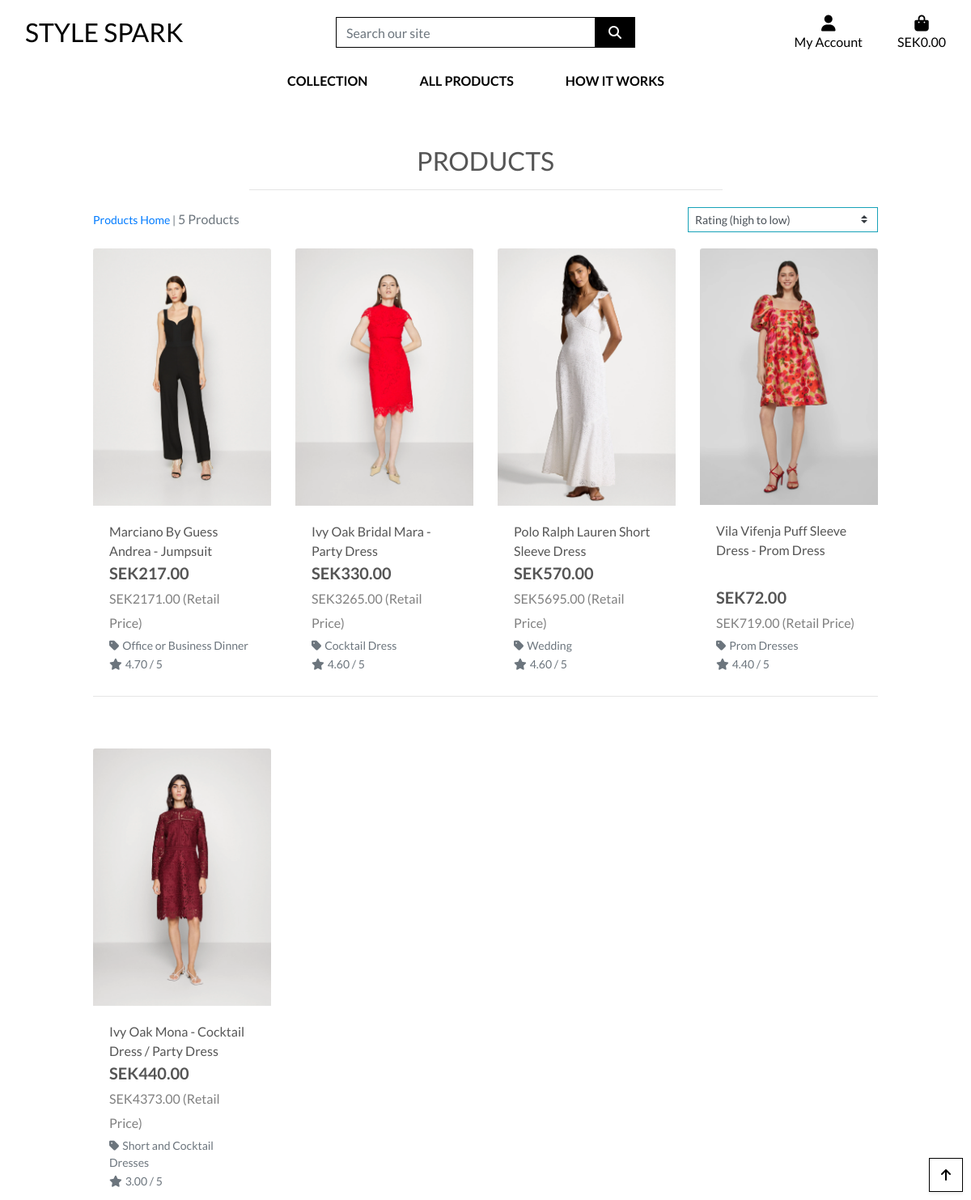
Page /products/?sort=rating&direction=desc on the committed database.
### products/models.py (models this page shows, shortened)
class Product(models.Model):
    category = models.ForeignKey('Category', null=True, blank=True, on_delete=models.SET_NULL)
    sku = models.CharField(max_length=254, null=True, blank=True)
    name = models.CharField(max_length=254)
    description = models.TextField()
    has_sizes = models.BooleanField(default=False, null=True, blank=True)
    price = models.DecimalField(max_digits=6, decimal_places=2)
    retail_price = models.DecimalField(("Retail Price"), max_digits=10, decimal_places=2, blank=True, null=True)
    rating = models.DecimalField(max_digits=6, decimal_places=2, null=True, blank=True)
    image_url = models.URLField(max_length=1024, null=True, blank=True)
    image = models.ImageField(null=True, blank=True)

class Category(models.Model):
    class Meta:
        verbose_name_plural = 'Categories'
    name = models.CharField(max_length=254)
    friendly_name = models.CharField(max_length=254, null=True, blank=True)

### products/views.py (the view, shortened to what this page needs)
# urls.py: path('', views.all_products, name='products'),
def all_products(request):
    products = Product.objects.all()
    query = None
    categories = None
    sort = request.GET.get('sort', None)
    direction = request.GET.get('direction', 'asc')
    all_categories = Category.objects.all()
    if request.GET:
        if 'sort' in request.GET:
            sortkey = request.GET['sort']
            sort = sortkey
            if sortkey == 'name':
                sortkey = 'lower_name'
                products = products.annotate(lower_name=Lower('name'))
            if sortkey == 'category':
                sortkey = 'category__name'
            if 'direction' in request.GET:
                direction = request.GET['direction']
                if direction == 'desc':
                    sortkey = f'-{sortkey}'
            products = products.order_by(sortkey)
    current_sorting = f'{sort}_{direction}' if sort and direction else None
    all_category_names = list(all_categories.values_list('name', flat=True))
    context = {
        'products': products,
        'search_term': query,
        'current_categories': categories,
        'current_sorting': current_sorting,
        'all_categories': all_category_names,
    }
    return render(request, 'products/products.html', context)

### cart/contexts.py (called while the page is built, shortened)
def cart_contents(request):
    cart_items = []
    total = 0
    product_count = 0
    cart = request.session.get('cart', {})  # Initialize cart as empty dictionary if not found
    if not isinstance(cart, dict):
        cart = {}
    delivery = total * Decimal(settings.STANDARD_DELIVERY_PERCENTAGE / 100)
    grand_total = total + delivery
    context = {
        'cart_items': cart_items,
        'total': total,
        'product_count': product_count,
        'delivery': delivery,
        'grand_total': grand_total,
    }
    return context

### products/templates/products/products.html (shortened to what this page needs)
{% extends "base.html" %}
{% load static %}
{% block page_header %}
    <div class="container header-container">
    </div>
{% endblock %}
{% block content %}
    <div class="overlay"></div>
    <div class="container-fluid">
        <div class="row">
            <div class="col text-center mt-3">
                <h2 class="logo-font">Products</h2>
                <hr class="w-50 mb-1">
            </div>
        </div>
        <div class="row">
            <div class="product-container col-10 offset-1">
                <div class="row mt-1 mb-2">
                    <div class="col-12 col-md-6 my-auto order-md-last d-flex justify-content-center justify-content-md-end">
                        <div class="sort-select-wrapper w-50">
                            <select id="sort-selector" class="custom-select custom-select-sm rounded-0 border border-{% if current_sorting != 'None_None' %}info{% else %}black{% endif %}">
                                <option value="rating_desc" {% if current_sorting == 'rating_desc' %}selected{% endif %}>Rating (high to low)</option>
                            </select>
                        </div>
                    </div>
                    <div class="col-12 col-md-6 order-md-first">
                        <p class="text-muted mt-3 text-center text-md-left">
                            {% if search_term or current_categories or current_sorting != 'None_None' %}
                                <span class="small"><a href="{% url 'products' %}">Products Home</a> | </span>
                            {% endif %}
                            {{ products|length }} Products{% if search_term %} found for <strong>"{{ search_term }}"</strong>{% endif %}
                        </p>
                    </div>
                </div>
                <div class="row">
                    {% for product in products %}
                        <div class="col-sm-6 col-md-6 col-lg-4 col-xl-3">
                            <div class="card h-100 border-0">
                                {% if product.image %}
                                    <a href="{% url 'product_detail' product.id %}">
                                        <img class="card-img-top img-fluid" src="{{ product.image.url }}" alt="{{ product.name }}">
                                    </a>
                                {% else %}
                                    <a href="{% url 'product_detail' product.id %}">
                                        <img class="card-img-top img-fluid" src="{{ MEDIA_URL }}noimage.png" alt="{{ product.name }}">
                                    </a>
                                {% endif %}
                                <div class="card-body pb-0">
                                    <p class="mb-0">{{ product.name }}</p>
                                </div>
                                <div class="card-footer bg-white pt-0 border-0 text-left">
                                    <div class="row">
                                        <div class="col">
                                            <p class="lead mb-0 text-left font-weight-bold">SEK{{ product.price }} <br>
                                                {% if product.retail_price %}
                                                    <span class="retail-price">SEK{{ product.retail_price }} (Retail Price)</span><br>
                                                {% endif %}
                                            </p>
                                            {% if product.category %}
                                                <p class="small mt-1 mb-0">
                                                    <a class="text-muted" href="{% url 'products' %}?category={{ product.category.name }}">
                                                        <i class="fas fa-tag mr-1"></i>{{ product.category.friendly_name }}
                                                    </a>
                                                </p>
                                            {% endif %}
                                            {% if product.rating %}
                                                <small class="text-muted"><i class="fas fa-star mr-1"></i>{{ product.rating }} / 5</small>
                                            {% else %}
                                                <small class="text-muted">No Rating</small>
                                            {% endif %}
                                        </div>
                                    </div>
                                </div>
                            </div>
                        </div>
                        {% if forloop.counter|divisibleby:4 %}
                            <div class="col-12 d-none d-xl-block mb-5">
                                <hr>
                            </div>
                        {% endif %}
                    {% endfor %}
                </div>
            </div>
        </div>
    </div>
    <div class="btt-button shadow-sm rounded-0 border border-black">
        <a class="btt-link d-flex h-100">
            <i class="fas fa-arrow-up text-black mx-auto my-auto"></i>
        </a>
    </div>
{% endblock %}

### static/css/base.css (style rules this page uses)
html { height: 100%; }
body { background: url('/media/stockvault-glamour-model287254.jpg') no-repeat center center fixed; background-size: cover; height: calc(100vh - 164px); color: #555; font-family: 'Lato'; }
.logo-font { text-transform: uppercase; }
.text-black { color: #000 !important; }
.border-black { border: 1px solid black !important; }
.overlay { height: 100%; width: 100%; top: 0; left: 0; position: fixed; background: white; z-index: -1; }
.btt-button { height: 42px; width: 42px; position: fixed; bottom: 10px; right: 10px; }
.btt-link, .update-link, .remove-item { cursor: pointer; }
.retail-price { color: grey; font-weight: normal; font-size: 0.8em; }
@media (min-width: 1200px) { .container { max-width: 80%; } }
@media (min-width: 992px) { .header-container { padding-top: 164px; } }

### rows in the picture
Product: image (picture), name "Marciano By Guess Andrea - Jumpsuit", price "217.00", retail_price "2171.00", category.friendly_name "Office or Business Dinner", rating "4.70"
Product: image (picture), name "Ivy Oak Bridal Mara - Party Dress", price "330.00", retail_price "3265.00", category.friendly_name "Cocktail Dress", rating "4.60"
Product: image (picture), name "Polo Ralph Lauren Short Sleeve Dress", price "570.00", retail_price "5695.00", category.friendly_name "Wedding", rating "4.60"
Product: image (picture), name "Vila Vifenja Puff Sleeve Dress - Prom Dress", price "72.00", retail_price "719.00", category.friendly_name "Prom Dresses", rating "4.40"
Product: image (picture), name "Ivy Oak Mona - Cocktail Dress / Party Dress", price "440.00", retail_price "4373.00", category.friendly_name "Short and Cocktail Dresses", rating "3.00"

### other values in the picture
{{ products|length }} "5"
